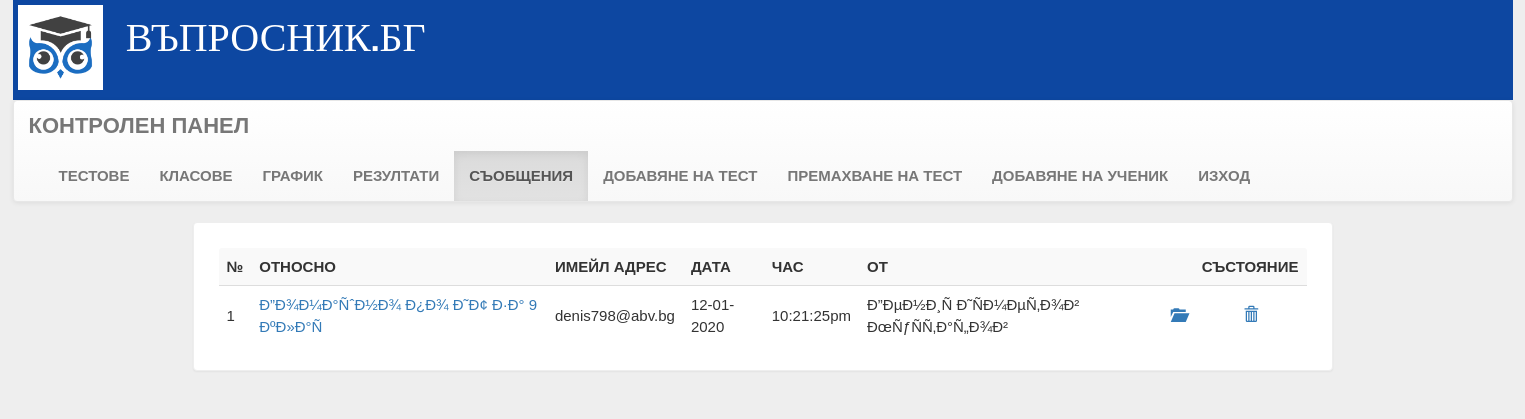
The page /dash.php?q=3 (signed in) on the database its author committed.
### tables this page shows
CREATE TABLE `feedback` (
  `id` text NOT NULL,
  `name` varchar(50) NOT NULL,
  `username` varchar(50) NOT NULL,
  `subject` varchar(500) NOT NULL,
  `feedback` varchar(500) NOT NULL,
  `date` date NOT NULL,
  `time` varchar(50) NOT NULL
);

### dash.php (the view, shortened to what this page needs)
<?php
include_once 'dbConnection.php';
?>
<!DOCTYPE html>
<html>
<head>
  <link  rel="stylesheet" href="css/bootstrap.min.css"/>
  <link  rel="stylesheet" href="css/bootstrap-theme.min.css"/>
  <link rel="stylesheet" href="css/main.css">
  <link  rel="stylesheet" href="css/font.css">
</head>
<body style="background:#eee;">
<div class="header">
<div class="row">
<div class="col-lg-6">
<img src="image/logo.png" alt="logo" height="85" width="85" style="margin: 5px">
<span class="logo">ВЪПРОСНИК.БГ</span>
</div></div></div>
<nav class="navbar navbar-default title1">
  <div class="container-fluid">
    <div class="navbar-header">
      <a class="navbar-brand" style="font-size: 22px" href="dash.php?q=0"><b>КОНТРОЛЕН ПАНЕЛ</b></a>
    </div>
    <div class="collapse navbar-collapse" id="bs-example-navbar-collapse-1">
      <ul class="nav navbar-nav">
        <li <?php
if (@$_GET['q'] == 0)
    echo 'class="active"';
?>><a href="dash.php?q=0"><b>ТЕСТОВЕ</b></a></li>
        <li <?php
if (@$_GET['q'] == 7)
    echo 'class="active"';
?>><a href="dash.php?q=7"><b>КЛАСОВЕ</b></a></li>
        <li <?php
if (@$_GET['q'] == 8)
    echo 'class="active"';
?>><a href="dash.php?q=8"><b>ГРАФИК</b></a></li>
    <li <?php
if (@$_GET['q'] == 2)
    echo 'class="active"';
?>><a href="dash.php?q=2"><b>РЕЗУЛТАТИ</b></a></li>
    <li <?php
if (@$_GET['q'] == 3)
    echo 'class="active"';
?>><a href="dash.php?q=3"><b>СЪОБЩЕНИЯ</b></a></li>
        <li <?php
if (@$_GET['q'] == 4)
    echo 'class="active"';
?>><a href="dash.php?q=4"><b>ДОБАВЯНЕ НА ТЕСТ</b></a></li>
        <li <?php
if (@$_GET['q'] == 5)
    echo 'class="active"';
?>><a href="dash.php?q=5"><b>ПРЕМАХВАНЕ НА ТЕСТ</b></a></li>
        <li <?php
if (@$_GET['q'] == 6)
    echo 'class="active"';
?>><a href="dash.php?q=6"><b>ДОБАВЯНЕ НА УЧЕНИК</b></a></li>
        <li <?php
if (@$_GET['q'] == 9)
    echo 'class="active"';
?>><a href="logout.php?q=account.php"><b>ИЗХОД</b></a></li>
        </ul>
    </div>
  </div>
</nav>
<div class="container">
<div class="row">
<div class="col-md-12">
<?php
if (@$_GET['q'] == 3) {
    $result = mysqli_query($con, "SELECT * FROM `feedback` ORDER BY `feedback`.`date` DESC") or die('Error');
    echo '<div class="panel"><table class="table table-striped title1">
    <tr><td style="vertical-align:middle"><b>№ </b></td><td style="vertical-align:middle"><b>ОТНОСНО</b></td>
    <td style="vertical-align:middle"><b>ИМЕЙЛ АДРЕС</b></td><td style="vertical-align:middle"><b>ДАТА</b></td><td style="vertical-align:middle"><b>ЧАС</b></td>
    <td style="vertical-align:middle"><b>ОТ</b></td><td style="vertical-align:middle"></td><td style="vertical-align:middle"><b>СЪСТОЯНИЕ</b></td></tr>';
    $c = 1;
    while ($row = mysqli_fetch_array($result)) {
        $date      = $row['date'];
        $date      = date("d-m-Y", strtotime($date));
        $time      = $row['time'];
        $subject   = $row['subject'];
        $name      = $row['name'];
        $username1 = $row['username'];
        $id        = $row['id'];
        echo '<tr><td style="vertical-align:middle">' . $c++ . '</td>';
        echo '<td style="vertical-align:middle"><a title="Click to open feedback" href="dash.php?q=3&fid=' . $id . '">' . $subject . '</a></td>
        <td style="vertical-align:middle">' . $username1 . '</td><td style="vertical-align:middle">' . $date . '</td><td style="vertical-align:middle">' . $time . '</td>
        <td style="vertical-align:middle">' . $name . '</td><td style="vertical-align:middle"><a title="Отваряне на съобщението" href="dash.php?q=3&fid=' . $id . '"><b>
        <span class="glyphicon glyphicon-folder-open" aria-hidden="true"></span></b></a></td>';
        echo '<td style="vertical-align:middle">&nbsp&nbsp&nbsp&nbsp&nbsp&nbsp&nbsp&nbsp&nbsp<a title="Премахване на съобщението" href="update.php?fdid=' . $id . '"><b>
        <span class="glyphicon glyphicon-trash" aria-hidden="true"></span></b></a></td>
  </tr>';
    }
    echo '</table></div>';
}
?>
<?php
    echo '</table></div>';
?>
</div>
</div>
</body>
</html>

### css/main.css (style rules this page uses)
.panel { border-color:#eee;margin-right: auto;padding:25px;font: 22px "Century Gothic", "Times Roman", sans-serif; }
.header { background:#0D47A1;height:100px; }
.logo { font-family:'typo';font-size:40px;color:#ffffff;margin: 15px; }
.title1 { font: 15px "Century Gothic", "Times Roman", sans-serif; }

### dash.php (style rules this page uses)
body { width:100%; width: 1500px; margin: auto;font: 12px "Century Gothic", "Times Roman", sans-serif;background:#eee;height:auto;background-attachment:fixed; }

### rows shown on the page
feedback: subject "Ð”Ð¾Ð¼Ð°ÑˆÐ½Ð¾ Ð¿Ð¾ Ð˜Ð¢ Ð·Ð° 9 ÐºÐ»Ð°Ñ", username "denis798@abv.bg", date "12-01-2020", time "10:21:25pm", name "Ð”ÐµÐ½Ð¸Ñ Ð˜ÑÐ¼ÐµÑ‚Ð¾Ð² ÐœÑƒÑÑ‚Ð°Ñ„Ð¾Ð²"
